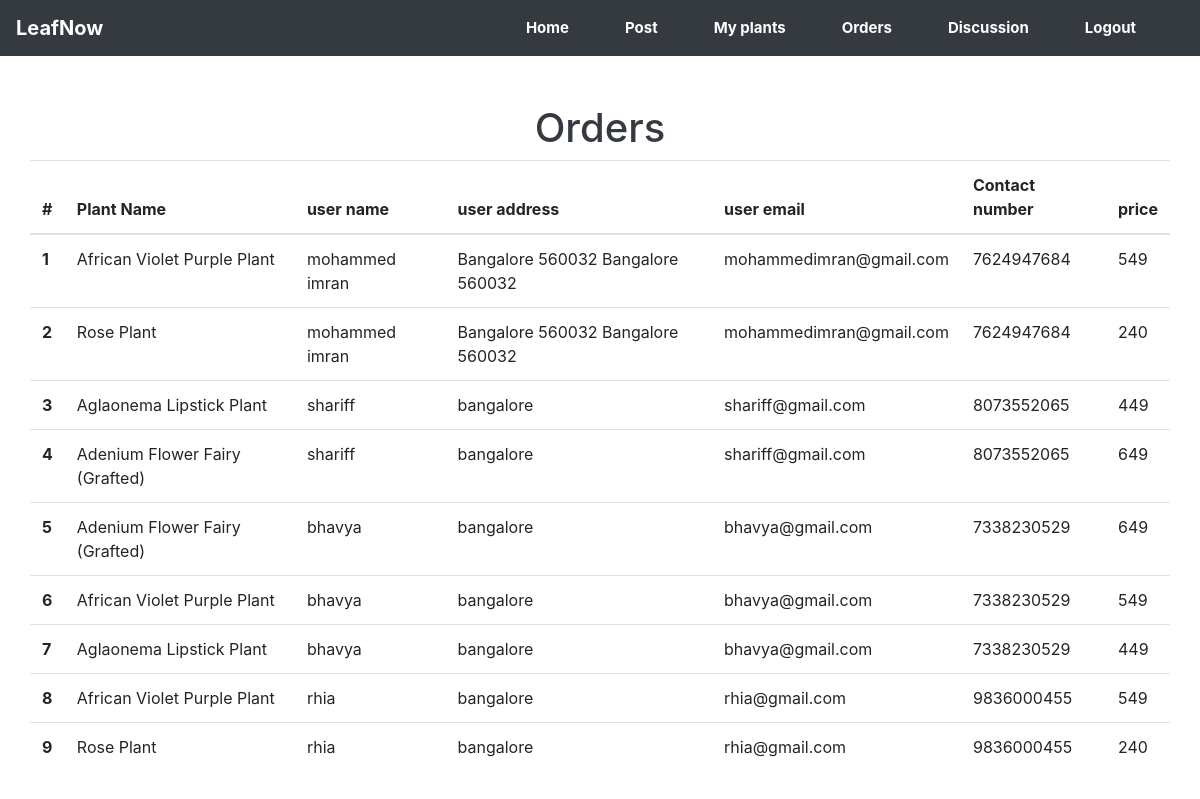
/seller/order.php (signed in), run on the app's committed database.
### tables this page shows
CREATE TABLE `users_applied_plant_db` (
  `users_applied_plant_id` int(255) NOT NULL,
  `user_id` int(255) NOT NULL,
  `plant_id` int(255) NOT NULL,
  `seller_id` int(255) NOT NULL,
  `plant_name` varchar(255) NOT NULL,
  `seller_name` varchar(255) NOT NULL,
  `plant_price` int(255) NOT NULL
);

CREATE TABLE `user_db` (
  `user_id` int(11) NOT NULL,
  `user_name` varchar(255) NOT NULL,
  `user_email` varchar(255) NOT NULL,
  `user_number` varchar(255) NOT NULL,
  `user_address` varchar(255) NOT NULL,
  `user_password` varchar(255) NOT NULL
);

### seller/order.php (the view, shortened to what this page needs)
<!DOCTYPE html>
<html lang="en">
<head>
  <link rel="stylesheet" href="https://cdn.jsdelivr.net/npm/bootstrap@4.5.3/dist/css/bootstrap.min.css">
  <link rel="stylesheet" href="../style.css">
</head>
<body>
  <?php include '../include/_dbconnect.php';       ?>
  <nav class="navbar navbar-expand-lg navbar-dark bg-dark">
    <a class="navbar-brand" href="#">LeafNow</a>
    <div class="collapse navbar-collapse" id="navbarSupportedContent">
      <ul class="navbar-nav ml-auto">
        <li class="nav-item active">
          <a class="nav-link" href="./seller_welcome.php">Home
            <span class="sr-only"></span></a>
        </li>
        <li class="nav-item">
          <a class="nav-link" href="post.php">Post</a>
        </li>
        <li class="nav-item">
          <a class="nav-link" href="my_plants.php">My plants</a>
        </li>
        <li class="nav-item">
          <a class="nav-link" href="order.php">Orders</a>
        </li>
        <li class="nav-item">
          <a class="nav-link" href="#">Discussion</a>
        </li>
        <li class="nav-item">
          <a class="nav-link" href="logout.php">Logout</a>
        </li>
      </ul>
    </div>
  </nav>
  <div class="container-fluid mt-4 pt-4" style="margin-bottom:12rem;">
    <div class="container-fluid">
      <table class="table table-responsive-sm  table-responsive-md ">
        <thead class="thead">
          <h1 class="text-dark text-center">Orders</h1>
          <tr>
            <th scope="col">#</th>
            <th scope="col">Plant Name</th>
            <th scope="col">user name</th>
            <th scope="col">user address
            </th>
            <th scope="col">user email
            </th>
            <th scope="col">Contact number
            </th>
            <th scope="col">price
            </th>
          </tr>
        </thead>
        <tbody>
          <?php
          $seller_id = $_SESSION['seller_id'];
          $sql = "SELECT user_db.user_name ,  user_db.user_address , user_db.user_email ,user_db.user_number , users_applied_plant_db.plant_id, users_applied_plant_db.plant_name , users_applied_plant_db.plant_price
                     FROM `users_applied_plant_db`  Join `user_db`   ON user_db.user_id = users_applied_plant_db.user_id   WHERE seller_id='$seller_id' ";
          $result = mysqli_query($conn, $sql);
          $count = 0;
          while ($row = mysqli_fetch_assoc($result)) {
            $plant_name = $row['plant_name'];
            $user_name = $row['user_name'];
            $user_address = $row['user_address'];
            $user_email = $row['user_email'];
            $user_number = $row['user_number'];
            $plant_price = $row['plant_price'];
            $count++;
            echo '<tr>
                            <th scope="row">' . $count . '</th>
                            <td>' . $plant_name . '</td>
                            <td>' . $user_name . '</td>
                            <td>' . $user_address . '</td>
                            <td>' . $user_email . '</td>
                            <td>' . $user_number . '</td>
                            <td>' . $plant_price . '</td>
                          </tr>';
          }
          ?>
        </tbody>
      </table>
    </div>
  </div>
</body>
</html>

### style.css (style rules this page uses)
* { margin: 0; padding: 0; }
nav { font-size: 15px; }
nav a { margin-right: 40px; font-weight: bold; color: #ffff !important; }

### data on the page
users_applied_plant_db: plant_name "African Violet Purple Plant", user.user_name "mohammed imran", user.user_address "Bangalore 560032 Bangalore 560032", user.user_email "mohammedimran@gmail.com", user.user_number "7624947684", plant_price "549"
users_applied_plant_db: plant_name "Rose Plant", user.user_name "mohammed imran", user.user_address "Bangalore 560032 Bangalore 560032", user.user_email "mohammedimran@gmail.com", user.user_number "7624947684", plant_price "240"
users_applied_plant_db: plant_name "Aglaonema Lipstick Plant", user.user_name "shariff", user.user_address "bangalore", user.user_email "shariff@gmail.com", user.user_number "8073552065", plant_price "449"
users_applied_plant_db: plant_name "Adenium Flower Fairy (Grafted)", user.user_name "shariff", user.user_address "bangalore", user.user_email "shariff@gmail.com", user.user_number "8073552065", plant_price "649"
users_applied_plant_db: plant_name "Adenium Flower Fairy (Grafted)", user.user_name "bhavya", user.user_address "bangalore", user.user_email "bhavya@gmail.com", user.user_number "7338230529", plant_price "649"
users_applied_plant_db: plant_name "African Violet Purple Plant", user.user_name "bhavya", user.user_address "bangalore", user.user_email "bhavya@gmail.com", user.user_number "7338230529", plant_price "549"
users_applied_plant_db: plant_name "Aglaonema Lipstick Plant", user.user_name "bhavya", user.user_address "bangalore", user.user_email "bhavya@gmail.com", user.user_number "7338230529", plant_price "449"
users_applied_plant_db: plant_name "African Violet Purple Plant", user.user_name "rhia", user.user_address "bangalore", user.user_email "rhia@gmail.com", user.user_number "9836000455", plant_price "549"
users_applied_plant_db: plant_name "Rose Plant", user.user_name "rhia", user.user_address "bangalore", user.user_email "rhia@gmail.com", user.user_number "9836000455", plant_price "240"
